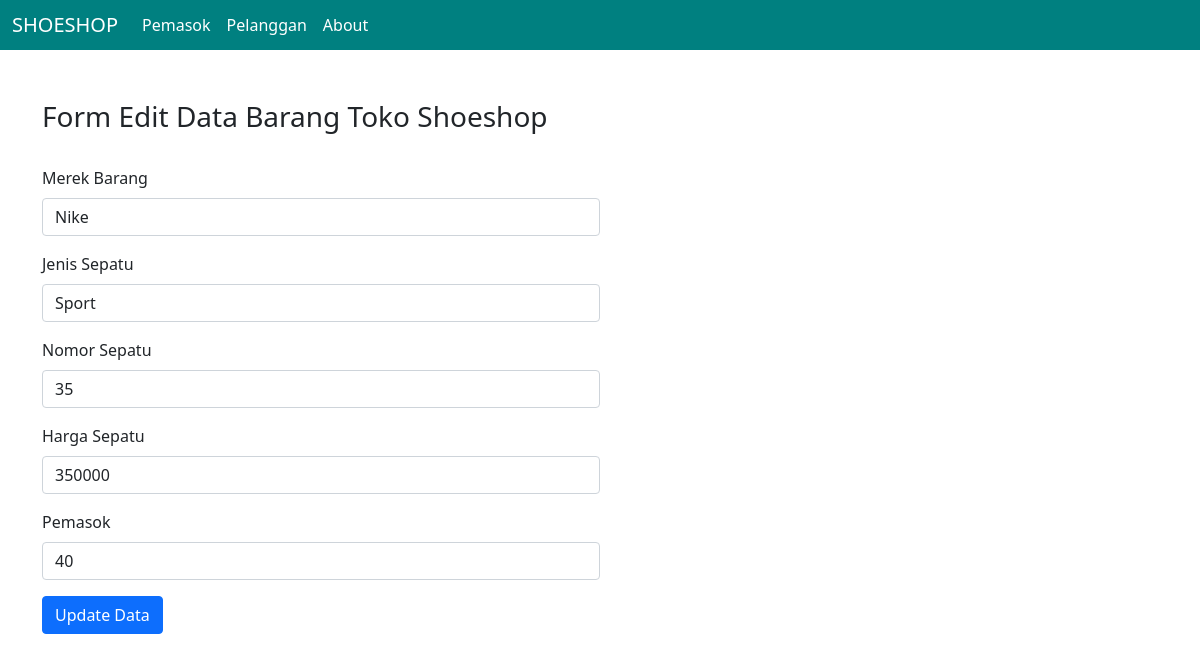
Screenshot of /edit_barang.php?id_sepatu=68 with the database file from the repository.
### tables this page shows
CREATE TABLE `barang` (
  `id_sepatu` int(11) NOT NULL,
  `merek_sepatu` varchar(128) NOT NULL,
  `jenis_sepatu` varchar(128) NOT NULL,
  `no_sepatu` int(11) NOT NULL,
  `harga_sepatu` int(11) NOT NULL,
  `id_pemasok` int(11) NOT NULL
);

CREATE TABLE `pemasok` (
  `id_pemasok` int(11) NOT NULL,
  `nama_pemasok` varchar(128) NOT NULL,
  `alamat_pemasok` varchar(128) NOT NULL,
  `no_telepon` int(11) NOT NULL,
  `catatan` varchar(200) NOT NULL
);

### edit_barang.php (the view, shortened to what this page needs)
<!DOCTYPE html>
<html lang="en">
<head>
    <link href="https://cdn.jsdelivr.net/npm/bootstrap@5.0.2/dist/css/bootstrap.min.css" rel="stylesheet">
</head>
<body>
    <?php
    include_once('koneksi.php');
    $pemasoks = mysqli_query($koneksi,"SELECT * FROM pemasok");
    $id_sepatu = $_GET['id_sepatu'];
    $sepatus = mysqli_query($koneksi, "SELECT * FROM barang WHERE id_sepatu = '$id_sepatu' ");
    while($sepatu = mysqli_fetch_array($sepatus)){
      $merek = $sepatu['merek_sepatu'];
      $jenis = $sepatu['jenis_sepatu'];
      $nomor = $sepatu['no_sepatu'];
      $harga = $sepatu['harga_sepatu'];
      $id_pemasok= $sepatu['id_pemasok'];
    }
    ?>
    <nav class="navbar fixed-top navbar-expand-lg navbar-dark scrolling-navbar" style="background-color: teal; height:50px">
    <div class="container-fluid">
    <a class="navbar-brand" href="index.php">SHOESHOP</a>
    <div class="collapse navbar-collapse" id="navbarSupportedContent">
      <ul class="navbar-nav me-auto mb-2 mb-lg-0">
        <li class="nav-item">
          <a class="nav-link active" aria-current="page" href="pemasok.php">Pemasok</a>
        </li>
        <li class="nav-item">
          <a class="nav-link active" aria-current="page" href="pelanggan.php">Pelanggan</a>
        </li>
        <li class="nav-item">
          <a class="nav-link active" aria-current="page" href="about.php">About</a>
        </li>
      </ul>
    </div>
  </div>
    </nav>
    <div class="container" style="margin-top:100px;">
    <div class="col-6">
    <h3>Form Edit Data Barang Toko Shoeshop</h3>
    <br>
    <form action="" method="post">
        <div class="mb-3">
            <label for="merek_barang" class="form-label">Merek Barang</label>
            <input type="text" class="form-control" id="merek_barang" name="merek" value="<?php echo $merek; ?>">
        </div>
        <div class="mb-3">
            <label for="jenis_sepatu" class="form-label">Jenis Sepatu</label>
            <input type="text" class="form-control" id="jenis_sepatu" name="jenis" value="<?php echo $jenis; ?>">
        </div>
        <div class="mb-3">
            <label for="nomor_sepatu" class="form-label">Nomor Sepatu</label>
            <input type="number" class="form-control" id="nomor_sepatu" name="nomor" value="<?php echo $nomor; ?>">
        </div>
        <div class="mb-3">
            <label for="harga_sepatu" class="form-label">Harga Sepatu</label>
            <input type="number" class="form-control" id="harga_sepatu" name="harga" value="<?php echo $harga; ?>">
        </div>
        <div class="mb-3">
        <label for="pemasok" class="form-label">Pemasok</label>
            <select name="pemasok" class="form-control">
                <?php
                    while($pemasok = mysqli_fetch_array($pemasoks)) {
                        echo "
                            <option ".($pemasok['id_pemasok'] == $id_pemasok ? 'selected' : '')."
                            value=".$pemasok['id_pemasok'].">".$pemasok['id_pemasok']."
                            </option>
                        ";
                    }
                ?>
            </select>
        </div>
        <button class="btn btn-primary" type="submit" name="submit">
            Update Data
        </button>
      </form>
    </div>
    <br>
</body>
</html>

### rows the page displays
barang: merek "Nike", jenis "Sport", nomor "35", harga "350000", pemasok "40"
